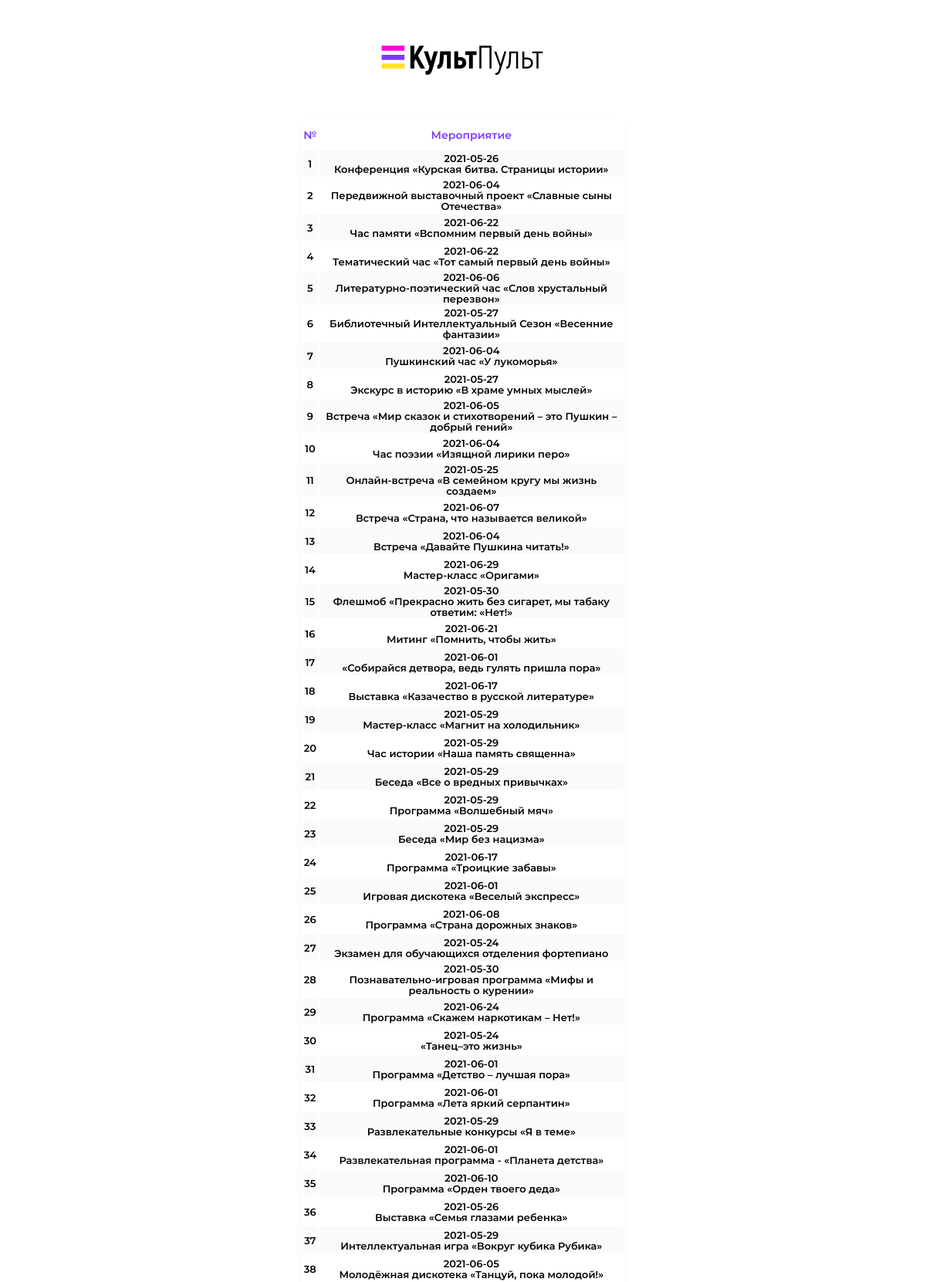
Page /schedule.php (upper part) on the committed database.
### tables this page shows
CREATE TABLE `events` (
  `id` int(11) NOT NULL COMMENT 'ID',
  `name` varchar(256) NOT NULL,
  `curator` varchar(64) DEFAULT NULL,
  `type` varchar(64) DEFAULT NULL,
  `lat` float DEFAULT NULL,
  `lon` float DEFAULT NULL,
  `date` varchar(10) DEFAULT NULL
);

### functions/xml.php (called while the page is built, shortened)
<?php
function getEvents()
{
    $link = connectDB();
    $query_events = "SELECT * FROM events";
    $events_sql = mysqli_query($link, $query_events);
    $events_data = [];
    for ($events_data = []; $row = mysqli_fetch_assoc($events_sql); $events_data[] = $row);
    return $events_data;
}

### schedule.php (the view, shortened to what this page needs)
<?php
$events = getevents();
?>
<!DOCTYPE html>
<html lang="ru">
<head>
    <link rel="stylesheet" href="styles/schedule.css?v3.0">
    <link rel="stylesheet" type="text/css" href="styles/jquery.fancybox.css">
</head>
<body>
    <div class="header_div">
        <div class="logo_div">
            <img src="img/logo_mini.svg" class="logo_img">
        </div>
    </div>
    <div class="schedule_div">
        <table class="schedule_table">
            <thead>
                <tr>
                    <td class="header_td">
                        №
                    </td>
                    <td class="header_td">
                        Мероприятие
                    </td>
                </tr>
            </thead>
            <?php
            $number = 0;
            for ($row = 0; $row < count($events); $row++) {
                    $temp_event = $events[$row]['name'];
                    echo "<tr>";
                    $number++;
                    echo "<td>" . (string)($number) . "</td>";
                    echo "<td>" . $events[$row]['date'] . "<br>" . $temp_event . "</td>";
                    echo "</tr>";
            }
            ?>
        </table>
    </div>
</body>
</html>

### styles/schedule.css (style rules this page uses)
body { display: flex; flex-direction: column; justify-content: center; max-width: 420px; margin: 0 auto; }
.header_div { margin-top: 27px; justify-content: center; align-content: space-between; align-items: center; display: flex; flex-direction: column; height: 128px; }
.logo_div { display: flex; justify-content: center; height: 66px; margin: 0 auto; margin-bottom: 32px; }
.logo_img { height: 66px; }
.schedule_div { display: flex; justify-content: center; align-items: center; margin: 0 auto; max-width: 900px; width: 100%; height: auto; margin-bottom: 20px; background: #FFFFFF; box-shadow: 0px 4px 10px rgba(0, 0, 0, 0.05); border-radius: 12px; }
.schedule_table { width: 100%; }
.schedule_table tbody tr:nth-child(2n) { background: white; }
.header_td { margin-top: 16px; font-family: 'Montserrat'; font-style: normal; font-weight: 600; font-size: 14px; color: #7D3AFF; background-color: white; }
td { height: 14px; font-family: 'Montserrat'; font-style: normal; text-align: center; font-weight: 600; font-size: 13px; line-height: 14px; color: #000000; }
tr { height: 35px; background-color: #FAFAFA; }

### rows in the picture
events: date "2021-05-26", name "Конференция «Курская битва. Страницы истории»"
events: date "2021-06-04", name "Передвижной выставочный проект «Славные сыны Отечества»"
events: date "2021-06-22", name "Час памяти «Вспомним первый день войны»"
events: date "2021-06-22", name "Тематический час «Тот самый первый день войны»"
events: date "2021-06-06", name "Литературно-поэтический час «Слов хрустальный перезвон»"
events: date "2021-05-27", name "Библиотечный Интеллектуальный Сезон «Весенние фантазии»"
events: date "2021-06-04", name "Пушкинский час «У лукоморья»"
events: date "2021-05-27", name "Экскурс в историю «В храме умных мыслей»"
events: date "2021-06-05", name "Встреча «Мир сказок и стихотворений – это Пушкин – добрый гений»"
events: date "2021-06-04", name "Час поэзии «Изящной лирики перо»"
events: date "2021-05-25", name "Онлайн-встреча «В семейном кругу мы жизнь создаем»"
events: date "2021-06-07", name "Встреча «Страна, что называется великой»"
events: date "2021-06-04", name "Встреча «Давайте Пушкина читать!»"
events: date "2021-06-29", name "Мастер-класс «Оригами»"
events: date "2021-05-30", name "Флешмоб «Прекрасно жить без сигарет, мы табаку ответим: «Нет!»"
events: date "2021-06-21", name "Митинг «Помнить, чтобы жить»"
events: date "2021-06-01", name "«Собирайся детвора, ведь гулять пришла пора»"
events: date "2021-06-17", name "Выставка «Казачество в русской литературе»"
events: date "2021-05-29", name "Мастер-класс «Магнит на холодильник»"
events: date "2021-05-29", name "Час истории «Наша память священна»"
events: date "2021-05-29", name "Беседа «Все о вредных привычках»"
events: date "2021-05-29", name "Программа «Волшебный мяч»"
events: date "2021-05-29", name "Беседа «Мир без нацизма»"
events: date "2021-06-17", name "Программа «Троицкие забавы»"
events: date "2021-06-01", name "Игровая дискотека «Веселый экспресс»"
events: date "2021-06-08", name "Программа «Страна дорожных знаков»"
events: date "2021-05-24", name "Экзамен для обучающихся отделения фортепиано"
events: date "2021-05-30", name "Познавательно-игровая программа «Мифы и реальность о курении»"
events: date "2021-06-24", name "Программа «Скажем наркотикам – Нет!»"
events: date "2021-05-24", name "«Танец–это жизнь»"
events: date "2021-06-01", name "Программа «Детство – лучшая пора»"
events: date "2021-06-01", name "Программа «Лета яркий серпантин»"
events: date "2021-05-29", name "Развлекательные конкурсы «Я в теме»"
events: date "2021-06-01", name "Развлекательная программа - «Планета детства»"
events: date "2021-06-10", name "Программа «Орден твоего деда»"
events: date "2021-05-26", name "Выставка «Семья глазами ребенка»"
events: date "2021-05-29", name "Интеллектуальная игра «Вокруг кубика Рубика»"
events: date "2021-06-05", name "Молодёжная дискотека «Танцуй, пока молодой!»"
